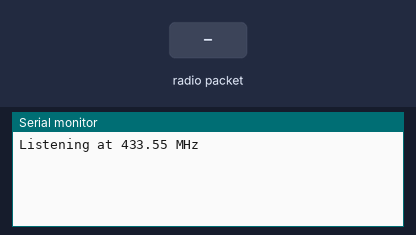
This sketch was run on a simulated Arduino Uno, built with avr-gcc and run on an emulated ATmega328P. On the bench: the last lines printed to the serial monitor. Inputs (shaded band) come from the test bench. No radio packets arrive unless stated.

Above: at 1.2 s.
1.3 s: radio packet "1" arrives
At 2.1 s:
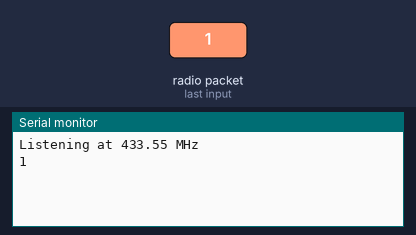
2.8 s: radio packet "0" arrives
At 3.5 s:
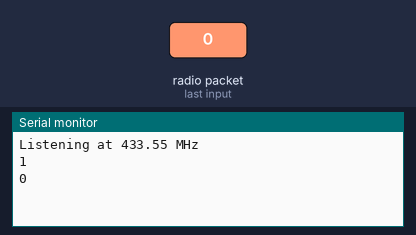
4.3 s: radio packet "2" arrives
At 4.8 s:
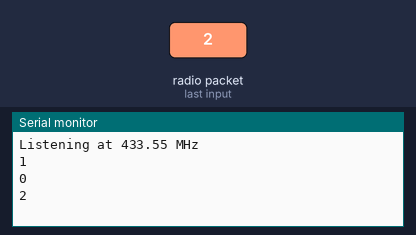

Measured:
- after the input at 1.3 s, the serial monitor: prints a new line at once (image 1)
- after the input at 2.8 s, the serial monitor: prints a new line at once (image 2)
- after the input at 4.3 s, the serial monitor: prints a new line at once (image 3)

The sketch:

GroundStation_FINAL.ino
```cpp
#include <SPI.h>
#include <RH_RF95.h>

#define RF95_FREQ     433.55


// Singleton instance of the radio driver
RH_RF95 rf95;

void setup()
{
  Serial.begin(115200);
  if (!rf95.init())
    Serial.println("init failed");


    Serial.print("Listening at "); Serial.print(RF95_FREQ); Serial.println(" MHz");
    rf95.setFrequency(RF95_FREQ);
}

void loop()
{
  // Waiting for a reply
  uint8_t buf[RH_RF95_MAX_MESSAGE_LEN];
  uint8_t len = sizeof(buf);

  if (rf95.waitAvailableTimeout(3000)) {
    // Should be a reply message for us now
    if (rf95.recv(buf, &len)) {
      Serial.println((char*)buf);
    }
  }

  delay(400);
}
```
